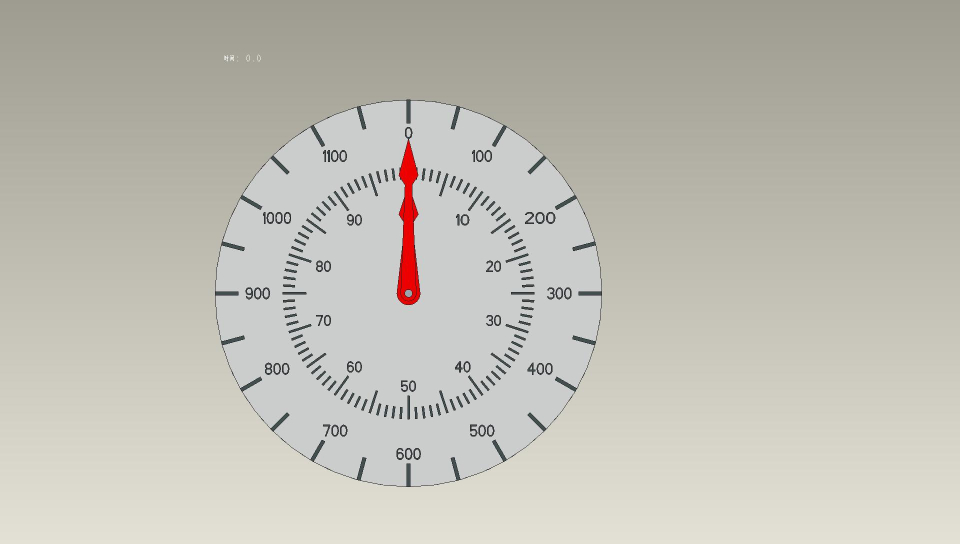
#> input picture 1_0000.jpg, 1920 x 1088 px (shown at 1/2 size)
$ python baseline1.py   (older library calls are emulated)
#> lines starting #> are read from the running program, lines starting #| are printed output that depends on the picture; after the words box and inside, x2 and y2 are one past the last pixel; in counts of white or black regions, pixels touching at a corner belong together; long printed decimals are rounded
import cv2 as cv
import numpy as np
import imutils
import matplotlib.pyplot as plt
import math

def line_detect_possible_demo(image):
    res = []
    edges = cv.Canny(image, 50, 150, apertureSize=3)
    cv.imshow("abcdefg", edges)
    lines = cv.HoughLinesP(edges, 1, np.pi/180, 35, minLineLength=30, maxLineGap=10)
    for line in lines:
        print(type(line))
        x1, y1, x2, y2 = line[0]
        k = (y2-y1)/(x1-x2)
        cv.line(src, (x1, y1), (x2, y2), (255, 0, 0), 1)
        d = np.sqrt((x2 - x1)**2 + (y2 - y1)**2)
        print(d)
        res.append(k)
    cv.imshow("line_detect-posssible_demo", src)
    res.sort()
    for i in range(len(res)-1):
        if abs(abs(res[i])-abs(res[i+1]))< 0.02:
            res[i+1] = (res[i] + res[i+1])/2
            res[i] = 0
    while 0 in res:res.remove(0)
    angle = []
    for j in range(0, len(res), 2):
        a =np.pi/2-(np.arctan(res[j])+np.arctan(res[j+1]))/2
        angle.append(math.degrees(a))
    print(angle)


def watershed(image):
    dist = cv.distanceTransform(image, cv.DIST_L2, 3)
    dist_output = cv.normalize(dist, 0, 1.0, cv.NORM_MINMAX)
    a = dist.max()
    b = dist_output.max()
    cv.imshow('distance_transform', dist_output * 1000)
    cv.imshow('dist', dist)

    #ret, surface = cv.threshold(dist, 2, 255, cv.THRESH_BINARY)
    cv.imshow('surface', dist)
    surface_fg = np.uint8(dist)
    unknown = cv.subtract(image, surface_fg)
    ret, markers = cv.connectedComponents(surface_fg)
    print(ret)
    # watershed transform
    markers = markers + 1
    markers[unknown == 255] = 0
    markers = cv.watershed(src, markers=markers)
    src[markers == -1] = [0, 255, 0]
    cv.imshow('result', src)

def median_blur_demo(image):
    dst = cv.medianBlur(image, 1.5)
    cv.imshow("median_blur_demo", dst)
    return dst


def contrast_brightness_demo(image, c, b):
    h, w, ch = image.shape
    blank = np.zeros([h, w, ch], image.dtype)
    dst = cv.addWeighted(image, c, blank, 1-c, b)
    cv.imshow('con-bri-demo', dst)

def image_hist(image):
    color = ('blue', 'green', 'red')
    for i, color in enumerate(color):
        hist = cv.calcHist([image], [i], None, [256], [0, 256])
        plt.plot(hist, color=color)
        plt.xlim([0, 256])
    plt.show()

def clahe_demp(image):
    gray = cv.cvtColor(image, cv.COLOR_BGR2GRAY)
    clahe = cv.createCLAHE(clipLimit=2.0, tileGridSize=(8, 8))
    dst = clahe.apply(gray)
    cv.imshow('clahe_demp', dst)

def equalHist_demo(image):
    gray = cv.cvtColor(image, cv.COLOR_BGR2GRAY)
    dst = cv.equalizeHist(gray)
    cv.imshow('equalHist_demo', dst)


# 读取图片
src = cv.imread('1_0000.jpg')
#> src is the input picture: shape (1088, 1920, 3); mean B, G, R 180.5, 190, 191.9
# 缩小图片
src = cv.resize(src, dsize=None, fx=0.5, fy=0.5)  # 此处可以修改插值方式interpolation
#> src: shape (544, 960, 3)
cv.imshow('source', src)


# 二值化
blur = cv.pyrMeanShiftFiltering(src, 10, 15) # 均值滤波
cv.imshow('blur', blur)
gray = blur[:, :, 2]
# gray = cv.cvtColor(blur, cv.COLOR_BGR2GRAY)
cv.imshow('gray', gray)

# 提取红色
red_lower1 = np.array([0, 43, 46])
red_lower2 = np.array([156, 43, 46])
red_upper1 = np.array([10, 255, 255])
red_upper2 = np.array([180, 255, 255])
frame = cv.cvtColor(blur,cv.COLOR_BGR2HSV)
#> frame: shape (544, 960, 3); mean H, S, V 37, 16.4, 192.5
cv.imshow('hsv', frame)
mask1 = cv.inRange(frame, lowerb=red_lower1, upperb=red_upper1)
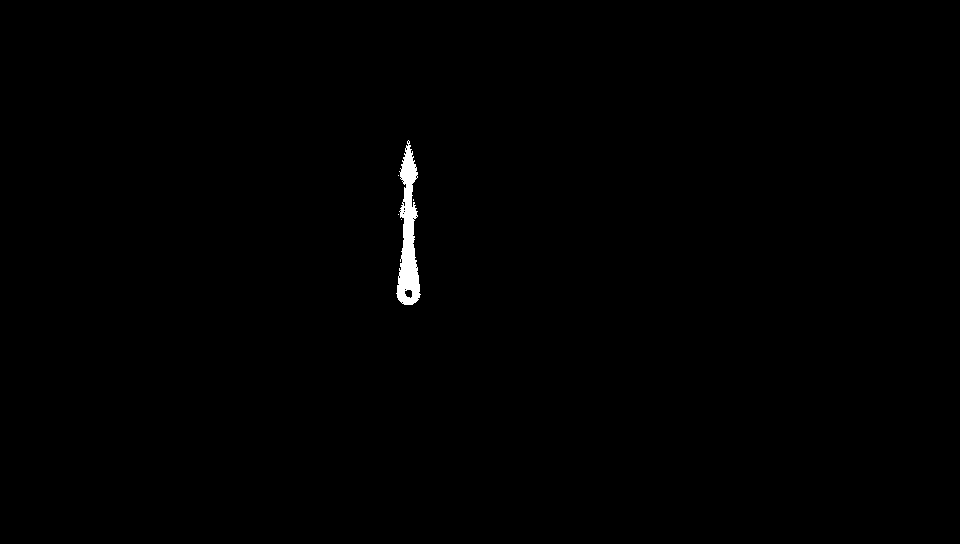
#> mask1: shape (544, 960); 0.42% white; 5 white regions (4 under 20 px), largest, box (x1, y1, x2, y2) and area: (396, 140, 421, 305) 2164
mask2 = cv.inRange(frame, lowerb=red_lower2, upperb=red_upper2)
#> mask2: shape (544, 960); 0.03% white in thin lines or dots, all inside (x1, y1, x2, y2) = (398, 139, 421, 304)
mask = cv.add(mask1, mask2)
#> mask: shape (544, 960); 0.45% white; 1 white region, box (x1, y1, x2, y2) and area: (396, 139, 421, 305) 2338
mask = cv.bitwise_not(mask)
cv.imshow('mask', mask)
line_detect_possible_demo(mask)
#> in line_detect_possible_demo, `edges = cv.Canny(image, 50, 150, apertureSize=3)`: edges: shape (544, 960); 0.07% white in thin lines or dots, all inside (x1, y1, x2, y2) = (396, 138, 421, 305)
#> in line_detect_possible_demo, `lines = cv.HoughLinesP(edges, 1, np.pi/180, 35, minLineLength=30, maxL..`: lines = [[413, 232, 420, 295], [396, 295, 399, 260]]
#> the loop in line_detect_possible_demo, `for line in lines:` made 2 passes
#> (x1, y1, x2, y2, k, d) on passes 1 to 2: (413, 232, 420, 295, -9, 63.39), (396, 295, 399, 260, 11.67, 35.13)
#| <class 'numpy.ndarray'>
#| 63.388
#| <class 'numpy.ndarray'>
#| 35.128
#> after the loop in line_detect_possible_demo, `for line in lines:`: src: shape (544, 960, 3); mean B, G, R 180.6, 190, 191.9
#> after the loop in line_detect_possible_demo, `for line in lines:`: res = [-9, 11.67]
#> the loop in line_detect_possible_demo, `for i in range(len(res)-1):` made 1 pass
#> the loop in line_detect_possible_demo, `for j in range(0, len(res), 2):` made 1 pass
#> a on pass 1: 1.56
#> after the loop in line_detect_possible_demo, `for j in range(0, len(res), 2):`: angle = [89.28]
#| [89.279]


ret, binary = cv.threshold(gray, 226, 255, cv.THRESH_BINARY_INV)
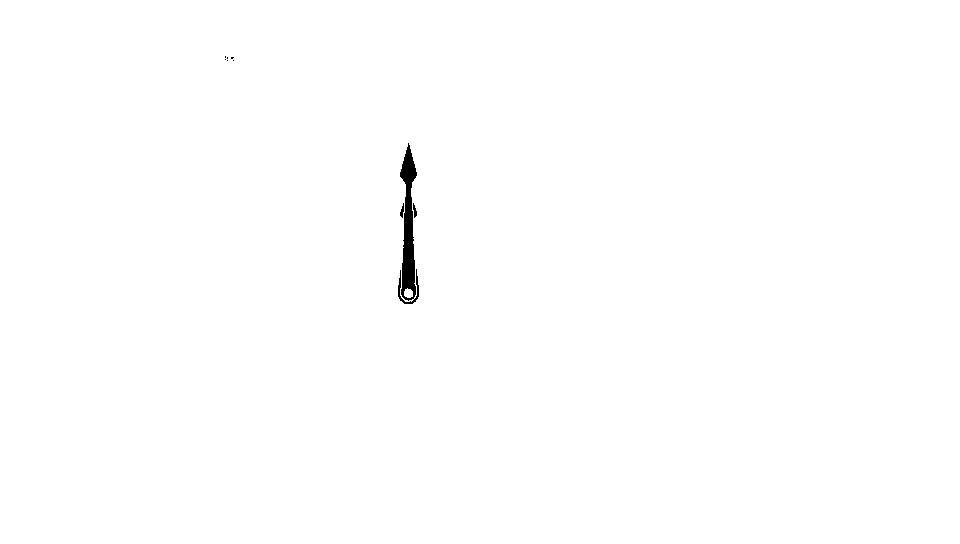
#> binary: shape (544, 960); 99.7% white; 9 black regions (6 under 20 px)
print(ret)
kernel = cv.getStructuringElement(cv.MORPH_RECT, (2, 2))
#> kernel = [[1, 1], [1, 1]]
#binary = cv.morphologyEx(binary, cv.MORPH_OPEN, kernel)
#binary = cv.dilate(binary, kernel)
cv.imshow('binary', binary)

#image_hist(src)

# 边缘检测
edg_output = cv.Canny(mask, 66, 150, 2)
cv.imshow('edg', edg_output)
# 外接矩形
contours, hireachy = cv.findContours(edg_output, cv.RETR_TREE, cv.CHAIN_APPROX_SIMPLE)
#> contours = 4 contours; box (x1, y1, x2, y2) and area: (396, 138, 421, 305) 2377, (396, 138, 421, 305) 2360, (405, 289, 412, 297) 34, (405, 289, 412, 297) 29; hireachy = [[-1, -1, 1, -1], [-1, -1, 2, 0], [-1, -1, 3, 1], [-1, -1, -1, 2]]


watershed(binary)
#> in watershed, `dist = cv.distanceTransform(image, cv.DIST_L2, 3)`:
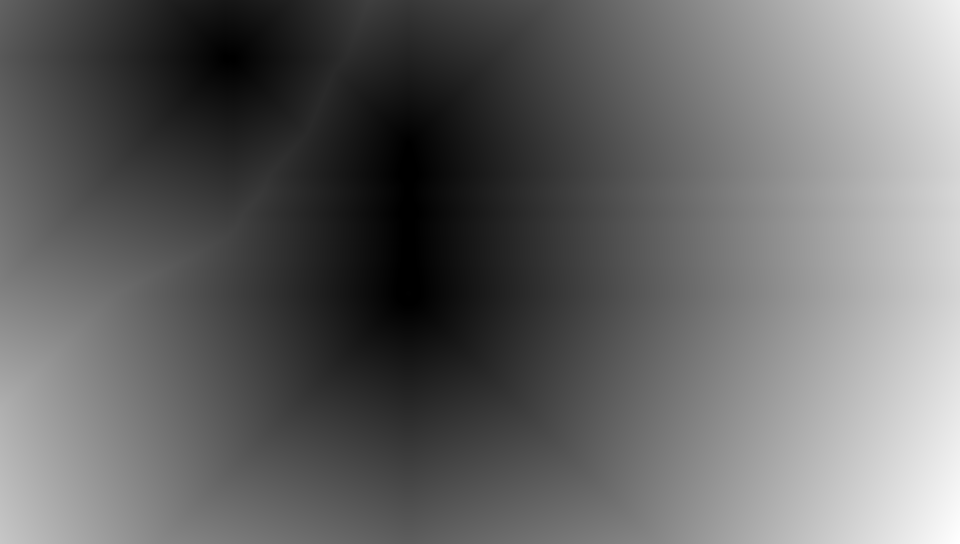
#> dist: shape (544, 960) float32; min 0, max 619, mean 246.4; drawn with min black and max white
#> in watershed, `a = dist.max()`: a = 619
#> in watershed, `b = dist_output.max()`: b = 0.003
#> in watershed, `ret, markers = cv.connectedComponents(surface_fg)`:
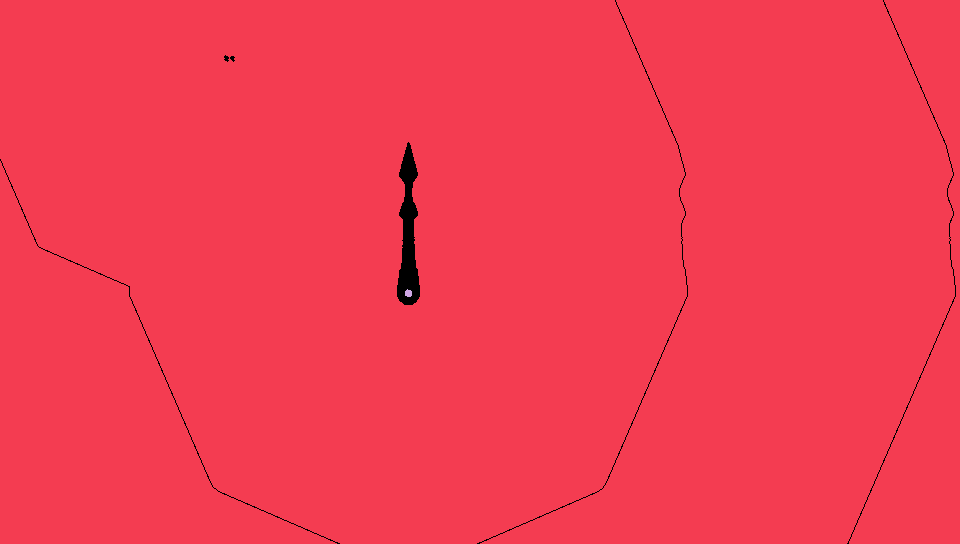
#> markers: shape (544, 960) int32; 3 distinct labels, from 0 to 2; one colour per label, 0 black
#> in watershed, `ret, markers = cv.connectedComponents(surface_fg)`: ret = 3
#| 3
#> in watershed, `markers = markers + 1`: markers: shape (544, 960) int32; 3 distinct labels, from 1 to 3
#> in watershed, `markers[unknown == 255] = 0`:
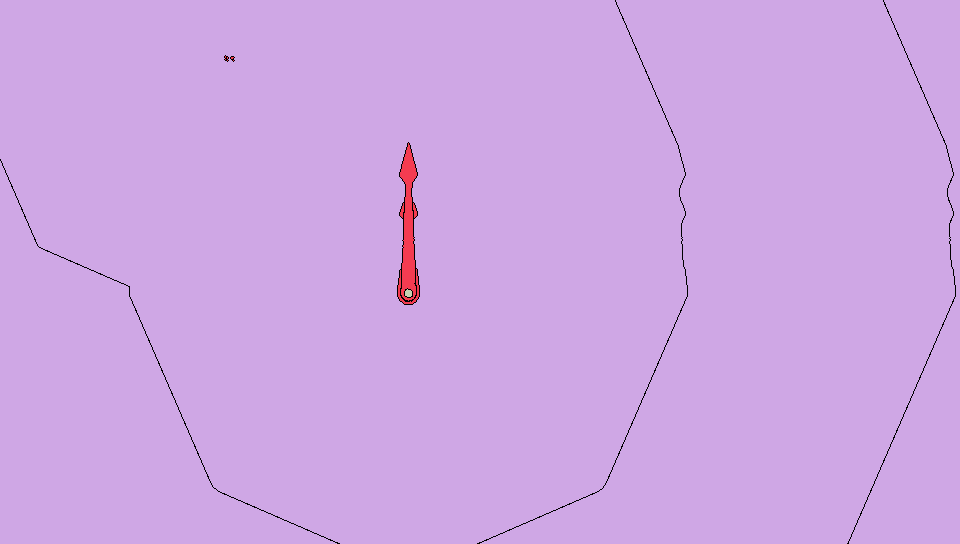
#> markers: shape (544, 960) int32; 4 distinct labels, from 0 to 3; one colour per label, 0 black
#> in watershed, `markers = cv.watershed(src, markers=markers)`:
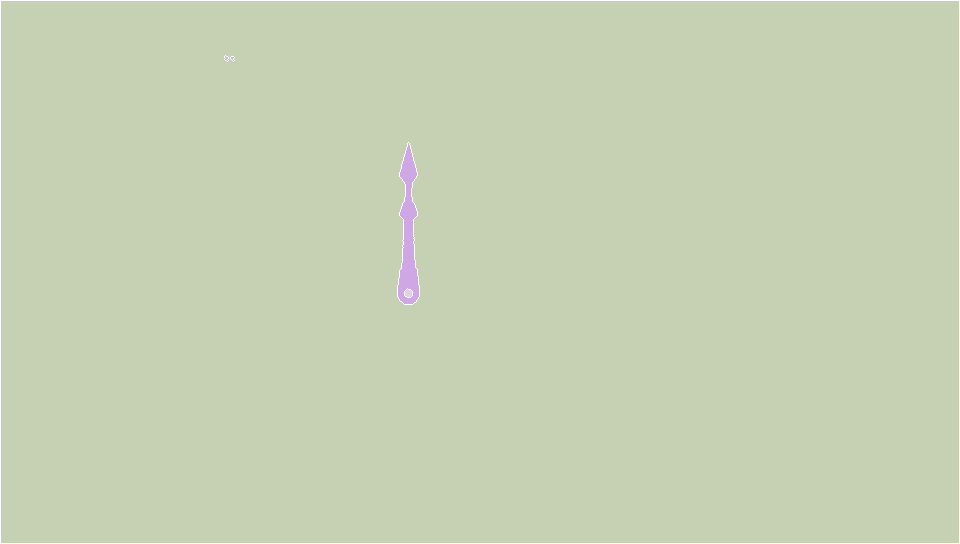
#> markers: shape (544, 960) int32; 4 distinct labels, from -1 to 3; one colour per label, 0 black, -1 white
#> in watershed, `src[markers == -1] = [0, 255, 0]`: src: shape (544, 960, 3); mean B, G, R 179.5, 190.5, 190.7


for i, contour in enumerate(contours):
    x, y, w, h = cv.boundingRect(contour) # 外接矩形
    area = w*h # 面积
    #cv.circle(src, (np.int(cx), np.int(cy)), 3, (255), -1)
    cv.rectangle(src, (x, y), (x+w, y+h), (255, 0, 0), 1)
    mm = cv.moments(contour)
    type(mm)
    cx = mm['m10'] / mm['m00']  # x0
    cy = mm['m01'] / mm['m00']  # y0
#> this loop made 4 passes
#> (x, y, w, h, area, cx, cy) on passes 1 to 4: (396, 138, 25, 167, 4175, 407.7, 233.4), (396, 138, 25, 167, 4175, 407.7, 233.3), (405, 289, 7, 8, 56, 408.1, 292.8), (405, 289, 7, 8, 56, 408, 292.9)
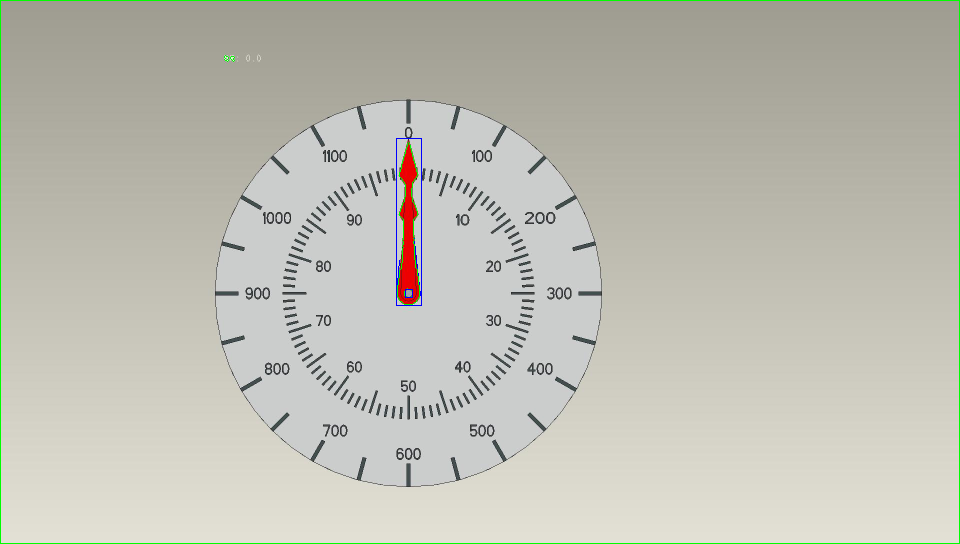
#> src: shape (544, 960, 3); mean B, G, R 179.6, 190.4, 190.6
    #cv.circle(src, (np.int(cx), np.int(cy)), 1, (255))

cv.imshow('final', src)


k = cv.waitKey(0)
#> (key Esc is pressed here)
if k == 27:
    cv.destroyAllWindows()
elif k == ord('s'):
    cv.imwrite('new.jpg', src)
    cv.destroyAllWindows()
